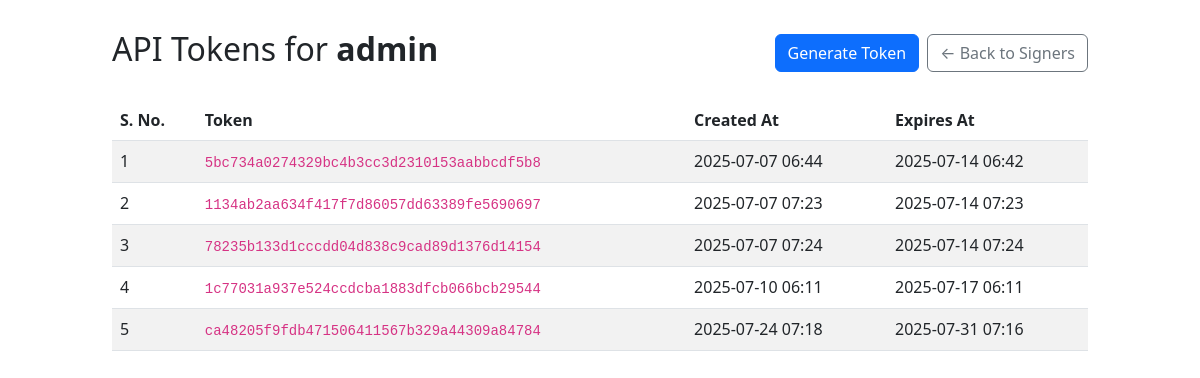
The app's page /accounts/tokens/ (signed in) with its own data.
### users/models.py (models this page shows, shortened)
class UserToken(models.Model):
    user = models.ForeignKey(User, on_delete=models.CASCADE, related_name='tokens')
    key = models.CharField(max_length=40, unique=True)
    created_at = models.DateTimeField(auto_now_add=True)
    expires_at = models.DateTimeField()

### users/views.py (the view)
# urls.py: path('tokens/', TokenListView.as_view(), name='token_list'),
class TokenListView(LoginRequiredMixin, ListView):
    model = UserToken
    template_name = 'users/token_list.html'
    context_object_name = 'tokens'
    def get_queryset(self) -> Any:
        return UserToken.objects.filter(user=self.request.user)

### templates/users/token_list.html (shortened to what this page needs)
<!DOCTYPE html>
<html lang="en">
<head>
    <link href="https://cdn.jsdelivr.net/npm/bootstrap@5.3.0/dist/css/bootstrap.min.css" rel="stylesheet">
</head>
<body>
<div class="container table-container">
  <div class="d-flex justify-content-between align-items-center mb-4">
    <h2>API Tokens for <strong>{{ request.user.username }}</strong></h2>
    <div class="d-flex align-items-center">
        <a href="{% url 'api_token' %}" class="btn btn-primary me-2">Generate Token</a>
        <a href="{% url 'signerList' %}" class="btn btn-outline-secondary">← Back to Signers</a>
    </div>
  </div>
    <div class="table-responsive">
        <table class="table table-striped table-hover">
            <thead class="table-header">
                <tr>
                    <th>S. No.</th>
                    <th>Token</th>
                    <th>Created At</th>
                    <th>Expires At</th>
                </tr>
            </thead>
            <tbody>
            {% for token in tokens %}
                <tr>
                    <td>{{ forloop.counter }}</td>
                    <td><code>{{ token.key }}</code></td>
                    <td>{{ token.created_at|date:"Y-m-d H:i" }}</td>
                    <td>
                        {% if token.expires_at < now %}
                            <span class="text-danger">{{ token.expires_at|date:"Y-m-d H:i" }} (Expired)</span>
                        {% else %}
                            {{ token.expires_at|date:"Y-m-d H:i" }}
                        {% endif %}
                    </td>
                </tr>
            {% empty %}
                <tr>
                    <td colspan="4" class="text-center">No tokens found. Click "Generate New Token" above.</td>
                </tr>
            {% endfor %}
            </tbody>
        </table>
    </div>
</div>
</body>
</html>

### templates/users/token_list.html (style rules this page uses)
.table-container { margin: 30px auto; max-width: 1000px; }
.table-header { background-color: #ffc107; color: black; }

### records on screen
UserToken: key "5bc734a0274329bc4b3cc3d2310153aabbcdf5b8", created_at "2025-07-07 06:44", expires_at "2025-07-14 06:42"
UserToken: key "1134ab2aa634f417f7d86057dd63389fe5690697", created_at "2025-07-07 07:23", expires_at "2025-07-14 07:23"
UserToken: key "78235b133d1cccdd04d838c9cad89d1376d14154", created_at "2025-07-07 07:24", expires_at "2025-07-14 07:24"
UserToken: key "1c77031a937e524ccdcba1883dfcb066bcb29544", created_at "2025-07-10 06:11", expires_at "2025-07-17 06:11"
UserToken: key "ca48205f9fdb471506411567b329a44309a84784", created_at "2025-07-24 07:18", expires_at "2025-07-31 07:16"

### other values on screen
{{ request.user.username }} "admin"
